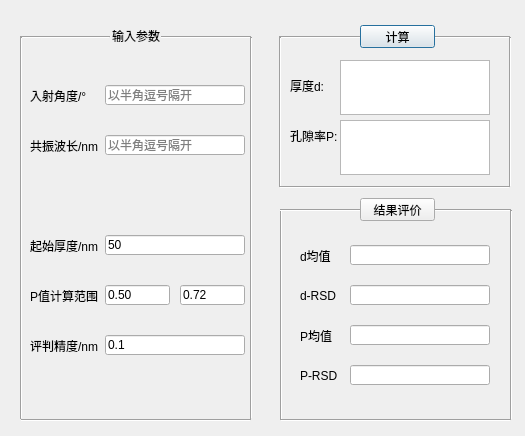
<?xml version="1.0" encoding="UTF-8"?>
<ui version="4.0">
 <class>Dialog</class>
 <widget class="QDialog" name="Dialog">
  <property name="geometry">
   <rect>
    <x>0</x>
    <y>0</y>
    <width>525</width>
    <height>436</height>
   </rect>
  </property>
  <property name="windowTitle">
   <string>计算多孔薄膜孔隙率和厚度</string>
  </property>
  <widget class="QLabel" name="label">
   <property name="geometry">
    <rect>
     <x>112</x>
     <y>30</y>
     <width>54</width>
     <height>12</height>
    </rect>
   </property>
   <property name="text">
    <string>输入参数</string>
   </property>
  </widget>
  <widget class="Line" name="line">
   <property name="geometry">
    <rect>
     <x>161</x>
     <y>27</y>
     <width>90</width>
     <height>20</height>
    </rect>
   </property>
   <property name="orientation">
    <enum>Qt::Horizontal</enum>
   </property>
  </widget>
  <widget class="Line" name="line_2">
   <property name="geometry">
    <rect>
     <x>20</x>
     <y>27</y>
     <width>90</width>
     <height>20</height>
    </rect>
   </property>
   <property name="orientation">
    <enum>Qt::Horizontal</enum>
   </property>
  </widget>
  <widget class="Line" name="line_3">
   <property name="geometry">
    <rect>
     <x>20</x>
     <y>37</y>
     <width>3</width>
     <height>382</height>
    </rect>
   </property>
   <property name="orientation">
    <enum>Qt::Vertical</enum>
   </property>
  </widget>
  <widget class="Line" name="line_4">
   <property name="geometry">
    <rect>
     <x>250</x>
     <y>37</y>
     <width>3</width>
     <height>382</height>
    </rect>
   </property>
   <property name="orientation">
    <enum>Qt::Vertical</enum>
   </property>
  </widget>
  <widget class="Line" name="line_5">
   <property name="geometry">
    <rect>
     <x>21</x>
     <y>410</y>
     <width>230</width>
     <height>20</height>
    </rect>
   </property>
   <property name="orientation">
    <enum>Qt::Horizontal</enum>
   </property>
  </widget>
  <widget class="Line" name="line_6">
   <property name="geometry">
    <rect>
     <x>279</x>
     <y>27</y>
     <width>90</width>
     <height>20</height>
    </rect>
   </property>
   <property name="orientation">
    <enum>Qt::Horizontal</enum>
   </property>
  </widget>
  <widget class="Line" name="line_7">
   <property name="geometry">
    <rect>
     <x>279</x>
     <y>37</y>
     <width>3</width>
     <height>150</height>
    </rect>
   </property>
   <property name="orientation">
    <enum>Qt::Vertical</enum>
   </property>
  </widget>
  <widget class="Line" name="line_8">
   <property name="geometry">
    <rect>
     <x>509</x>
     <y>37</y>
     <width>3</width>
     <height>150</height>
    </rect>
   </property>
   <property name="orientation">
    <enum>Qt::Vertical</enum>
   </property>
  </widget>
  <widget class="Line" name="line_9">
   <property name="geometry">
    <rect>
     <x>420</x>
     <y>27</y>
     <width>90</width>
     <height>20</height>
    </rect>
   </property>
   <property name="orientation">
    <enum>Qt::Horizontal</enum>
   </property>
  </widget>
  <widget class="Line" name="line_10">
   <property name="geometry">
    <rect>
     <x>280</x>
     <y>177</y>
     <width>230</width>
     <height>20</height>
    </rect>
   </property>
   <property name="orientation">
    <enum>Qt::Horizontal</enum>
   </property>
  </widget>
  <widget class="Line" name="line_11">
   <property name="geometry">
    <rect>
     <x>281</x>
     <y>410</y>
     <width>230</width>
     <height>20</height>
    </rect>
   </property>
   <property name="orientation">
    <enum>Qt::Horizontal</enum>
   </property>
  </widget>
  <widget class="Line" name="line_12">
   <property name="geometry">
    <rect>
     <x>421</x>
     <y>200</y>
     <width>90</width>
     <height>20</height>
    </rect>
   </property>
   <property name="orientation">
    <enum>Qt::Horizontal</enum>
   </property>
  </widget>
  <widget class="Line" name="line_13">
   <property name="geometry">
    <rect>
     <x>280</x>
     <y>210</y>
     <width>3</width>
     <height>210</height>
    </rect>
   </property>
   <property name="orientation">
    <enum>Qt::Vertical</enum>
   </property>
  </widget>
  <widget class="Line" name="line_14">
   <property name="geometry">
    <rect>
     <x>280</x>
     <y>200</y>
     <width>90</width>
     <height>20</height>
    </rect>
   </property>
   <property name="orientation">
    <enum>Qt::Horizontal</enum>
   </property>
  </widget>
  <widget class="Line" name="line_15">
   <property name="geometry">
    <rect>
     <x>510</x>
     <y>210</y>
     <width>3</width>
     <height>210</height>
    </rect>
   </property>
   <property name="orientation">
    <enum>Qt::Vertical</enum>
   </property>
  </widget>
  <widget class="QPushButton" name="pushButton">
   <property name="geometry">
    <rect>
     <x>360</x>
     <y>25</y>
     <width>75</width>
     <height>23</height>
    </rect>
   </property>
   <property name="text">
    <string>计算</string>
   </property>
  </widget>
  <widget class="QPushButton" name="pushButton_2">
   <property name="geometry">
    <rect>
     <x>360</x>
     <y>198</y>
     <width>75</width>
     <height>23</height>
    </rect>
   </property>
   <property name="text">
    <string>结果评价</string>
   </property>
  </widget>
  <widget class="QLabel" name="label_2">
   <property name="geometry">
    <rect>
     <x>30</x>
     <y>90</y>
     <width>70</width>
     <height>12</height>
    </rect>
   </property>
   <property name="text">
    <string>入射角度/°</string>
   </property>
  </widget>
  <widget class="QLabel" name="label_3">
   <property name="geometry">
    <rect>
     <x>30</x>
     <y>140</y>
     <width>70</width>
     <height>12</height>
    </rect>
   </property>
   <property name="text">
    <string>共振波长/nm</string>
   </property>
  </widget>
  <widget class="QLabel" name="label_4">
   <property name="geometry">
    <rect>
     <x>30</x>
     <y>240</y>
     <width>70</width>
     <height>12</height>
    </rect>
   </property>
   <property name="text">
    <string>起始厚度/nm</string>
   </property>
  </widget>
  <widget class="QLabel" name="label_5">
   <property name="geometry">
    <rect>
     <x>30</x>
     <y>290</y>
     <width>70</width>
     <height>12</height>
    </rect>
   </property>
   <property name="text">
    <string>P值计算范围</string>
   </property>
  </widget>
  <widget class="QLabel" name="label_6">
   <property name="geometry">
    <rect>
     <x>30</x>
     <y>340</y>
     <width>70</width>
     <height>12</height>
    </rect>
   </property>
   <property name="text">
    <string>评判精度/nm</string>
   </property>
  </widget>
  <widget class="QLineEdit" name="lineEdit">
   <property name="geometry">
    <rect>
     <x>105</x>
     <y>85</y>
     <width>140</width>
     <height>20</height>
    </rect>
   </property>
   <property name="placeholderText">
    <string>以半角逗号隔开</string>
   </property>
  </widget>
  <widget class="QLineEdit" name="lineEdit_2">
   <property name="geometry">
    <rect>
     <x>105</x>
     <y>135</y>
     <width>140</width>
     <height>20</height>
    </rect>
   </property>
   <property name="placeholderText">
    <string>以半角逗号隔开</string>
   </property>
  </widget>
  <widget class="QLineEdit" name="lineEdit_3">
   <property name="geometry">
    <rect>
     <x>105</x>
     <y>235</y>
     <width>140</width>
     <height>20</height>
    </rect>
   </property>
   <property name="text">
    <string>50</string>
   </property>
  </widget>
  <widget class="QLineEdit" name="lineEdit_4">
   <property name="geometry">
    <rect>
     <x>105</x>
     <y>285</y>
     <width>65</width>
     <height>20</height>
    </rect>
   </property>
   <property name="text">
    <string>0.50</string>
   </property>
  </widget>
  <widget class="QLineEdit" name="lineEdit_5">
   <property name="geometry">
    <rect>
     <x>180</x>
     <y>285</y>
     <width>65</width>
     <height>20</height>
    </rect>
   </property>
   <property name="text">
    <string>0.72</string>
   </property>
  </widget>
  <widget class="QLineEdit" name="lineEdit_6">
   <property name="geometry">
    <rect>
     <x>105</x>
     <y>335</y>
     <width>140</width>
     <height>20</height>
    </rect>
   </property>
   <property name="text">
    <string>0.1</string>
   </property>
  </widget>
  <widget class="QLabel" name="label_7">
   <property name="geometry">
    <rect>
     <x>290</x>
     <y>80</y>
     <width>50</width>
     <height>12</height>
    </rect>
   </property>
   <property name="text">
    <string>厚度d:</string>
   </property>
  </widget>
  <widget class="QLabel" name="label_8">
   <property name="geometry">
    <rect>
     <x>290</x>
     <y>130</y>
     <width>50</width>
     <height>12</height>
    </rect>
   </property>
   <property name="text">
    <string>孔隙率P:</string>
   </property>
  </widget>
  <widget class="QTextEdit" name="textEdit">
   <property name="geometry">
    <rect>
     <x>340</x>
     <y>60</y>
     <width>150</width>
     <height>55</height>
    </rect>
   </property>
  </widget>
  <widget class="QTextEdit" name="textEdit_2">
   <property name="geometry">
    <rect>
     <x>340</x>
     <y>120</y>
     <width>150</width>
     <height>55</height>
    </rect>
   </property>
  </widget>
  <widget class="QLabel" name="label_9">
   <property name="geometry">
    <rect>
     <x>300</x>
     <y>250</y>
     <width>50</width>
     <height>12</height>
    </rect>
   </property>
   <property name="text">
    <string>d均值</string>
   </property>
  </widget>
  <widget class="QLineEdit" name="lineEdit_7">
   <property name="geometry">
    <rect>
     <x>350</x>
     <y>245</y>
     <width>140</width>
     <height>20</height>
    </rect>
   </property>
   <property name="text">
    <string/>
   </property>
  </widget>
  <widget class="QLabel" name="label_10">
   <property name="geometry">
    <rect>
     <x>300</x>
     <y>290</y>
     <width>50</width>
     <height>12</height>
    </rect>
   </property>
   <property name="text">
    <string>d-RSD</string>
   </property>
  </widget>
  <widget class="QLabel" name="label_11">
   <property name="geometry">
    <rect>
     <x>300</x>
     <y>330</y>
     <width>50</width>
     <height>12</height>
    </rect>
   </property>
   <property name="text">
    <string>P均值</string>
   </property>
  </widget>
  <widget class="QLabel" name="label_12">
   <property name="geometry">
    <rect>
     <x>300</x>
     <y>370</y>
     <width>50</width>
     <height>12</height>
    </rect>
   </property>
   <property name="text">
    <string>P-RSD</string>
   </property>
  </widget>
  <widget class="QLineEdit" name="lineEdit_8">
   <property name="geometry">
    <rect>
     <x>350</x>
     <y>285</y>
     <width>140</width>
     <height>20</height>
    </rect>
   </property>
   <property name="text">
    <string/>
   </property>
  </widget>
  <widget class="QLineEdit" name="lineEdit_9">
   <property name="geometry">
    <rect>
     <x>350</x>
     <y>325</y>
     <width>140</width>
     <height>20</height>
    </rect>
   </property>
   <property name="text">
    <string/>
   </property>
  </widget>
  <widget class="QLineEdit" name="lineEdit_10">
   <property name="geometry">
    <rect>
     <x>350</x>
     <y>365</y>
     <width>140</width>
     <height>20</height>
    </rect>
   </property>
   <property name="text">
    <string/>
   </property>
  </widget>
 </widget>
 <resources/>
 <connections/>
</ui>
